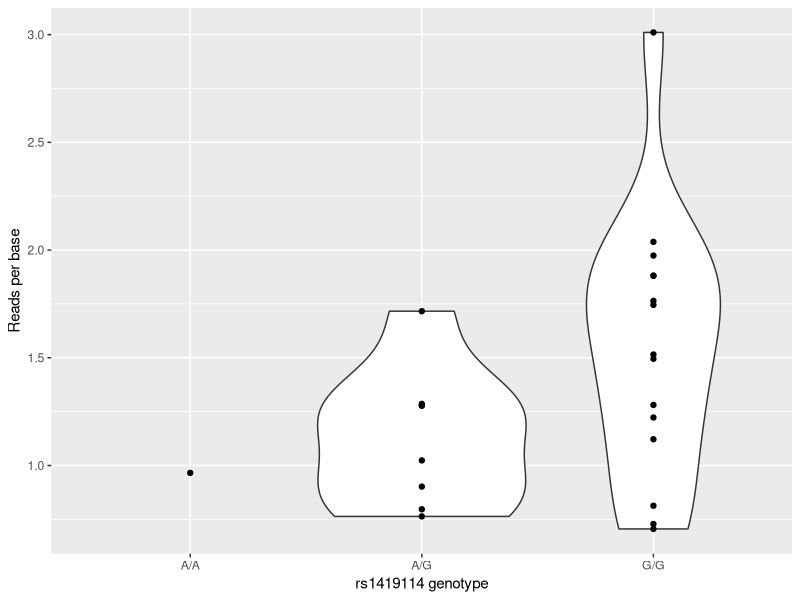
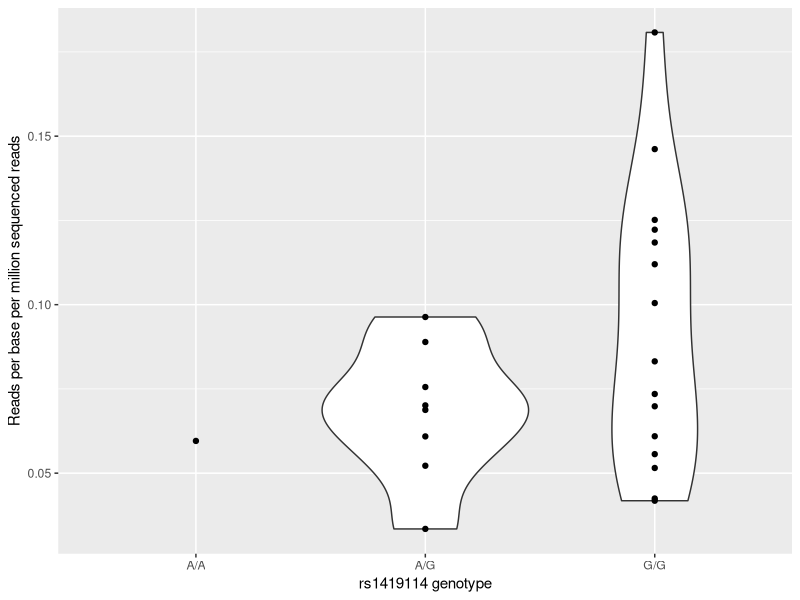
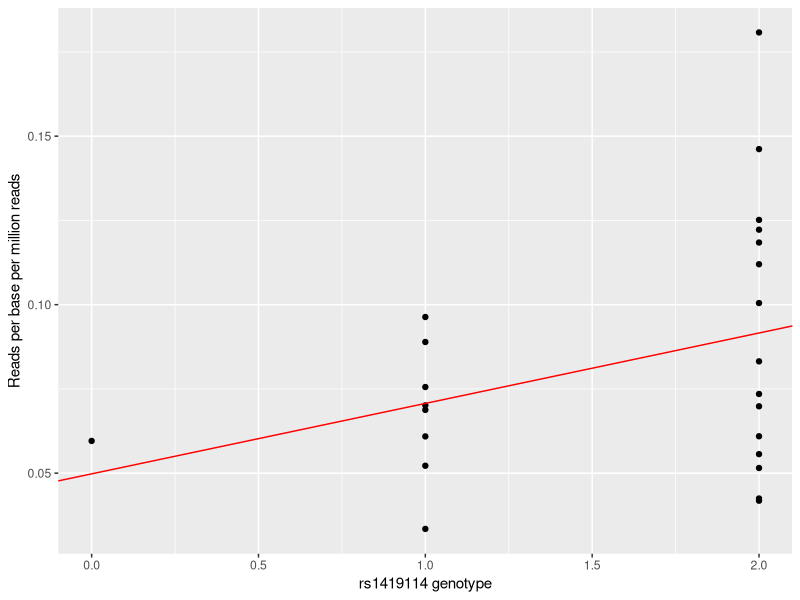
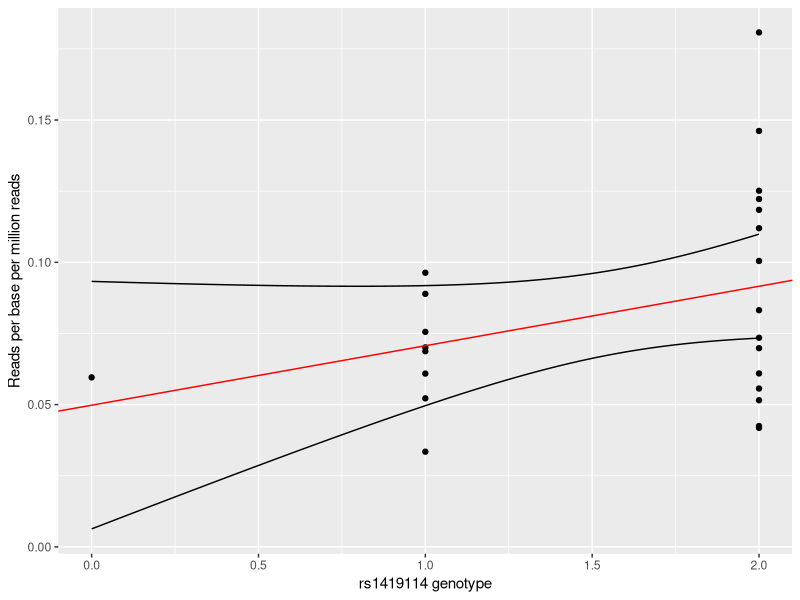
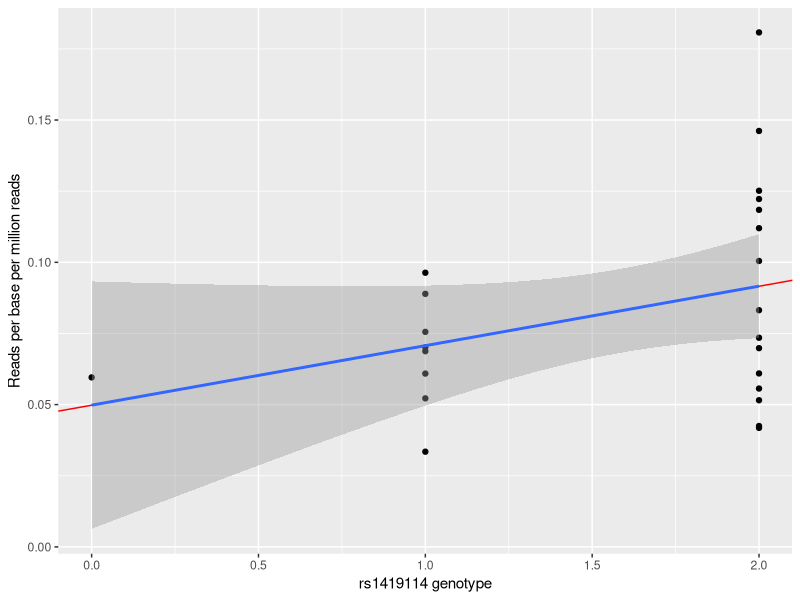
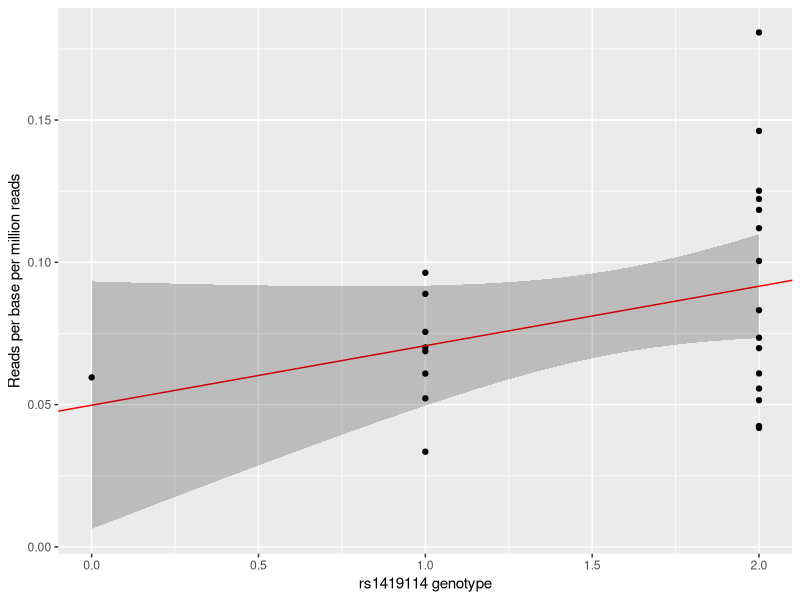
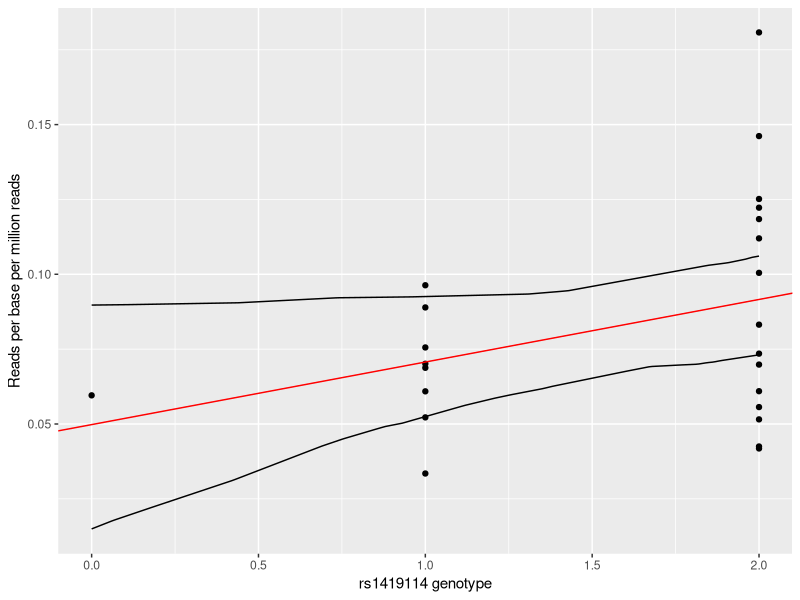
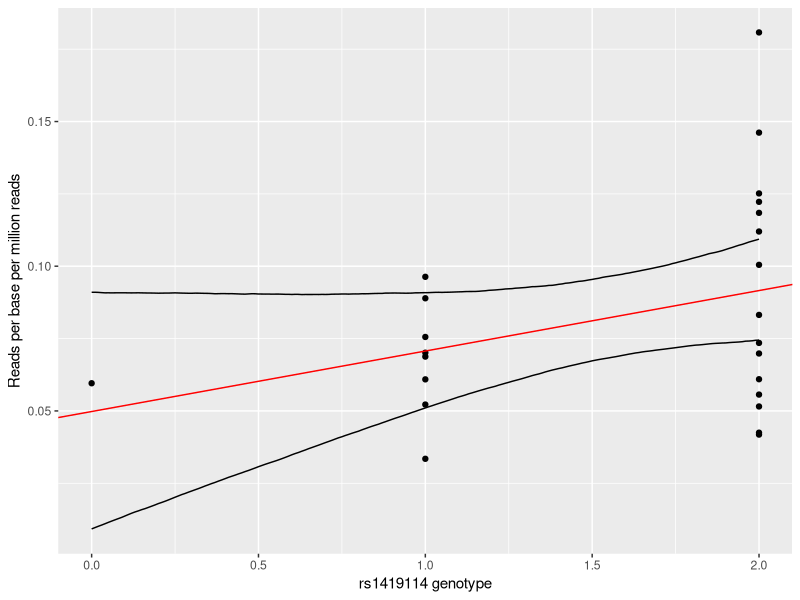

R code for these plots, in order:
## ---- chunk 1
knitr::opts_chunk$set(echo = TRUE)
## ---- chunk 2
options(repos = c(CRAN = "https://cran.rstudio.com/"))
setwd("~/Library/CloudStorage/OneDrive-QueenMary,UniversityofLondon/4. Self-learning/WHG training/whg-training-resources-replicate/docs/statistical_modelling/regression_modelling/data")
library(tidyverse)
data <- read_delim("atp2b4_per_gene_data.tsv", delim = "\t") 
## ---- chunk 3
head(data)
## ---- chunk 4
colnames(data)[4] = "genotype"
## ---- chunk 5
table(data$genotype)
## ---- chunk 6
library( ggplot2 )
(
    ggplot( data = data, aes( x = genotype, y = mean_reads_per_base ))
    + geom_violin()
    + geom_point()
    + xlab( "rs1419114 genotype" )
    + ylab( "Reads per base")
)
## ---- chunk 7
data$reads_per_base_per_million = 1E6 * data$mean_reads_per_base / data$total_reads
## ---- chunk 8
p = (
    ggplot( data = data, aes( x = genotype, y = reads_per_base_per_million ))
    + geom_violin()
    + geom_point()
    + xlab( "rs1419114 genotype" )
    + ylab( "Reads per base per million sequenced reads")
)
p
## ---- chunk 9
data$dosage = 0 # which means A/A genotype
data$dosage[ data$genotype == 'A/G' ] = 1
data$dosage[ data$genotype == 'G/G' ] = 2
data$dosage = as.integer( data$dosage )
table( data$dosage )
## ---- chunk 10
fit = lm(
    reads_per_base_per_million ~ dosage,
    data = data
)
## ---- chunk 11
summary(fit)$coefficients
## ---- chunk 12
p = (
    ggplot( data = data, aes( x = dosage, y = reads_per_base_per_million ) )
    + geom_point()
    + xlab( "rs1419114 genotype" )
    + ylab( "Reads per base per million reads")
    + geom_abline( intercept = 0.0498, slope = 0.0209, col = 'red' )
)
print(p)
## ---- chunk 13
x = seq( from = 0, to = 2, by = 0.01 ) #remember we recoded genotype as 3 dosages 
interval = predict(
    fit,
    newdata = data.frame( dosage = x ),
    interval = "confidence",
    level = 0.95
)

interval_data = tibble(
    x = x,
    lower = interval[,'lwr'],
    upper = interval[,'upr']
)
print(
    p
    + geom_line( data = interval_data, aes( x = x, y = lower ))
    + geom_line( data = interval_data, aes( x = x, y = upper ))
)
## ---- chunk 14
p + geom_smooth( method = "lm" )
## ---- chunk 15
transparent_grey = rgb( 0, 0, 0, 0.2 )
print(
    p
    + geom_ribbon(
        data = interval_data,
        # need to set y here even though not used
        aes( x = x, y = 0, ymin = lower, ymax = upper ),
        fill = transparent_grey
    )
)
## ---- chunk 16
V = vcov(fit)
## ---- chunk 17
library( mvtnorm )
sampled_lines = rmvnorm( 100, sigma = V, mean = c( 0.0498, 0.0209 ) )
## ---- chunk 18
sampled_interval = tibble(
    dosage = x,
    lower = sapply( x, function(p) { quantile( sampled_lines[,1] + p * sampled_lines[,2], 0.025 ) } ),
    upper = sapply( x, function(p) { quantile( sampled_lines[,1] + p * sampled_lines[,2], 0.975 ) } )
)
print(
    p
    + geom_line( data = sampled_interval, aes( x = dosage, y = lower ))
    + geom_line( data = sampled_interval, aes( x = dosage, y = upper ))
)
## ---- chunk 19
library( mvtnorm )
sampled_lines = rmvnorm( 10000, sigma = V, mean = c( 0.0498, 0.0209 ) )

sampled_interval = tibble(
    dosage = x,
    lower = sapply( x, function(p) { quantile( sampled_lines[,1] + p * sampled_lines[,2], 0.025 ) } ),
    upper = sapply( x, function(p) { quantile( sampled_lines[,1] + p * sampled_lines[,2], 0.975 ) } )
)
print(
    p
    + geom_line( data = sampled_interval, aes( x = dosage, y = lower ))
    + geom_line( data = sampled_interval, aes( x = dosage, y = upper ))
)
## ---- chunk 20
sampling_distribution = tibble(
    x = seq( from = -0.1, to = 0.1, length.out=201 )
)
sampling_distribution$density = dnorm(sampling_distribution$x, mean = 0, sd = 0.01245827 )

p2 = (
    ggplot( data = sampling_distribution, aes( x = x, y = density ) )+
    geom_line()+
    geom_vline( xintercept = 0.0209, linetype = 2 )+
    geom_text( x = 0.0209, y = 30, label = "observed estimate", hjust = -0.1 )+
    xlab( "estimate" )+
    ylab( "density" )
)
p2
## ---- chunk 21
p2+
  geom_area(data = subset(sampling_distribution, x >= 0.0209),
            aes(x = x, y = density), fill = "skyblue", alpha = 0.7) +
  geom_area(data = subset(sampling_distribution, x <= -0.0209), 
            aes(x = x, y = density), fill = "skyblue", alpha = 0.7)
## ---- chunk 22
print(
    pnorm( -0.0209, mean = 0, sd = 0.0125 ) # mass under left tail
    * 2                                     # get right tail too
)
## ---- chunk 23
fit2 = lm(
    reads_per_base_per_million ~ dosage + stage,
    data = data
)
summary(fit2)$coefficients
## ---- chunk 24
p = (
    ggplot( data = data, aes( x = dosage, y = reads_per_base_per_million ) )
    + geom_point()
    + xlab( "rs1419114 genotype" )
    + ylab( "Reads per base per million reads")
    + geom_abline( intercept = 0.04473606, slope = 0.03918108, col = 'red' )
)

sampled_lines = rmvnorm( 10000, sigma = vcov( fit2 ), mean = c( 0.04473606, 0.03918108, -0.04770967 ) )
sampled_interval = tibble(
    dosage = x,
    lower = sapply( x, function(p) { quantile( sampled_lines[,1] + p * sampled_lines[,2], 0.025 ) } ),
    upper = sapply( x, function(p) { quantile( sampled_lines[,1] + p * sampled_lines[,2], 0.975 ) } )
)
print(
    p
    + geom_ribbon(
        data = sampled_interval,
        aes( x = dosage, y = 0, ymin = lower, ymax = upper ),
        fill = transparent_grey
    )
)

# Plot the tail distribution
sampling_distribution = tibble(
    x = seq( from = -0.05, to = 0.1, by = 0.001 )
)
sampling_distribution$density = dnorm( sampling_distribution$x, mean = 0, sd = 0.01086677 )

p2 = (
    ggplot( data = sampling_distribution )
    + geom_line( aes( x = x, y = density ) )
    + geom_vline( xintercept = 0.03922, linetype = 2 )
    + geom_text( x = 0.03922, y = 35, label = "estimate", hjust = -0.1 )
    + xlab( "estimate" )
    + ylab( "density" )
)

lower_tail = which( sampling_distribution$x <= -0.03922 )
upper_tail = which( sampling_distribution$x >= 0.03922 )

print(
    p2
    + geom_area( data = sampling_distribution[ lower_tail, ], aes( x = x, y = density ), fill = transparent_grey )
    + geom_area( data = sampling_distribution[ upper_tail, ], aes( x = x, y = density ), fill = transparent_grey )
)

## ---- chunk 25
fit3 = lm(
    reads_per_base_per_million ~ dosage,
    data = subset(data, stage == "adult") 
)
print("Association between dosage and *ATP2B4* expression among adults")
summary(fit3)$coefficients
## ---- chunk 26
fit3 = lm(
    reads_per_base_per_million ~ dosage,
    data = subset(data, stage == "fetal") 
)
print("Association between dosage and *ATP2B4* expression among fetal")
summary(fit3)$coefficients
## ---- chunk 27
qq_data = tibble(
    observed = sort( fit2$residuals ),
    expected = qnorm(
        1:nrow(data)/(nrow(data)+1),
        sd = sigma( fit2 )              # sigma() is the fitted residual standard error
    )
)
print(
    ggplot(
        data = qq_data,
        aes( x = observed, y = expected )
    )
    + geom_point()
    + geom_abline( intercept = 0, slope = 1, colour = "red" )
)
## ---- chunk 28
sigma( fit2 )**2
## ---- chunk 29
24 * sigma( fit2 )**2 
